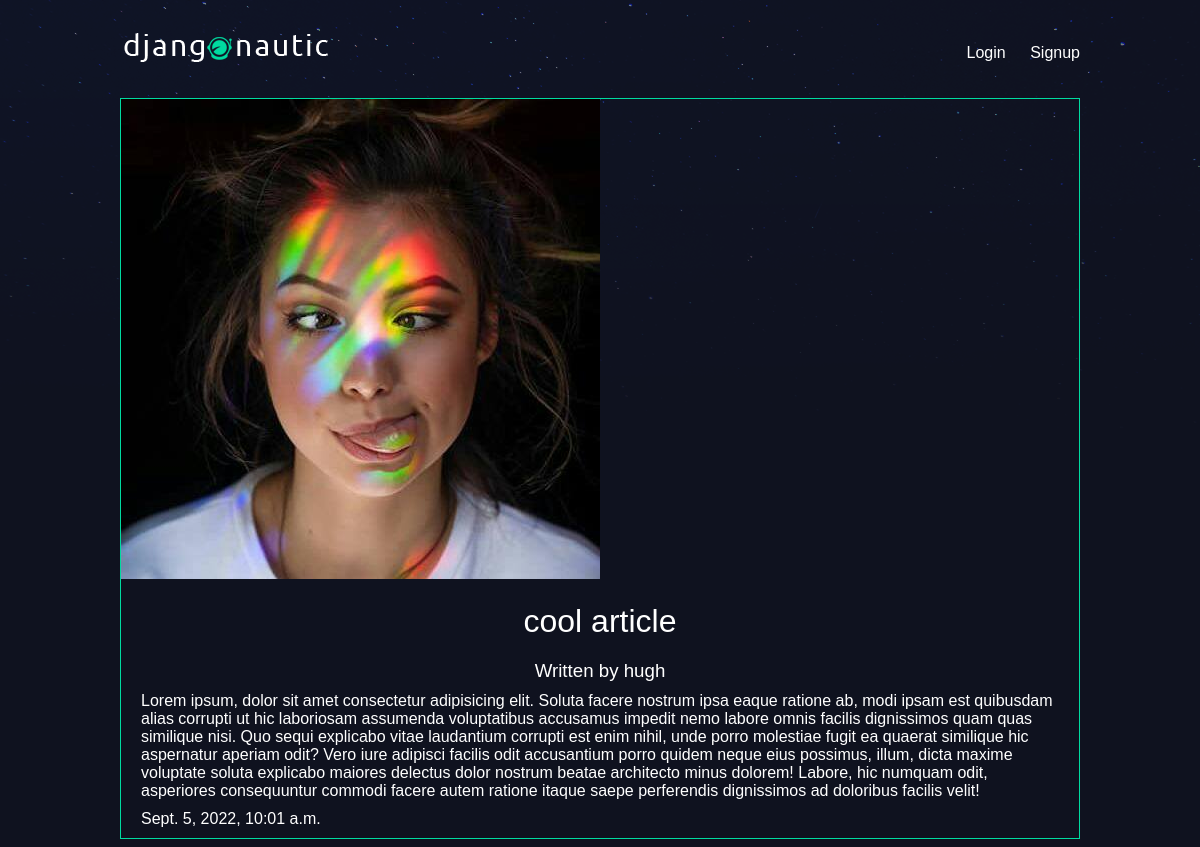
The page /articles/first-article/ on the database its author committed.
### articles/models.py (models this page shows, shortened)
class Article(models.Model):
    title = models.CharField(max_length=100)
    slug = models.SlugField()
    body = models.TextField()
    date = models.DateTimeField(auto_now_add=True)
    thumb = models.ImageField(default='default.png', blank=True)
    author = models.ForeignKey(User, on_delete=models.CASCADE, default=None)

### articles/views.py (the view)
# urls.py: re_path('^(?P<slug>[\w-]+)/$', views.article_detail, name='detail'),
def article_detail(request, slug):
    article = Article.objects.get(slug=slug)
    return render(request, 'articles/article_detail.html', {'article':article})

### articles/templates/articles/article_detail.html
{% extends 'base_layout.html' %}
{% block content %}
    <div class="article-detail">
        <div class="article">
            <img src="{{ article.thumb.url }}" alt="thumbnail">
            <h2>{{ article.title }}</h2>
            <h3>Written by {{ article.author.username }}</h3>
            <p>{{ article.body }}</p>
            <p>{{ article.date }}</p>
        </div>
    </div>
{% endblock %}

### assets/styles.css (style rules this page uses)
body { background-color: #0f121f; background-image: url(/static/stars.png); background-repeat: repeat-x; color: #fff; }
body * { font-family: 'Lucida Sans', 'Lucida Sans Regular', 'Lucida Grande', 'Lucida Sans Unicode', Geneva, Verdana, sans-serif; }
h1, h2, h3, h4, h5 { font-weight: normal; margin: 0; }
.article { padding: 10px; border: 1px solid #00dba0; position: relative; padding-bottom: 40px; }
.article h2 { font-size: 1.2em; }
.article-detail .article { padding: 0; }
.article-detail .article img { max-width: 100%; }
.article-detail .article h2 { text-align: center; margin: 20px auto; font-size: 2em }
.article-detail .article h3 { text-align: center; }
.article-detail .article p { margin: 10px 20px }

### rows shown on the page
Article: thumb (picture), title "cool article", author.username "hugh", body "Lorem ipsum, dolor sit amet consectetur adipisicing elit. Soluta facere nostrum ipsa eaque ratione ab, modi ipsam est quibusdam alias corrupti ut hic laboriosam assumenda voluptatibus accusamus impedit nemo labore omnis facilis dignissimos quam quas similique nisi. Quo sequi explicabo vitae laudantium corrupti est enim nihil, unde porro molestiae fugit ea quaerat similique hic aspernatur aperiam odit? Vero iure adipisci facilis odit accusantium porro quidem neque eius possimus, illum, dicta maxime voluptate soluta explicabo maiores delectus dolor nostrum beatae architecto minus dolorem! Labore, hic numquam odit, asperiores consequuntur commodi facere autem ratione itaque saepe perferendis…", date "Sept. 5, 2022, 10:01 a.m."
